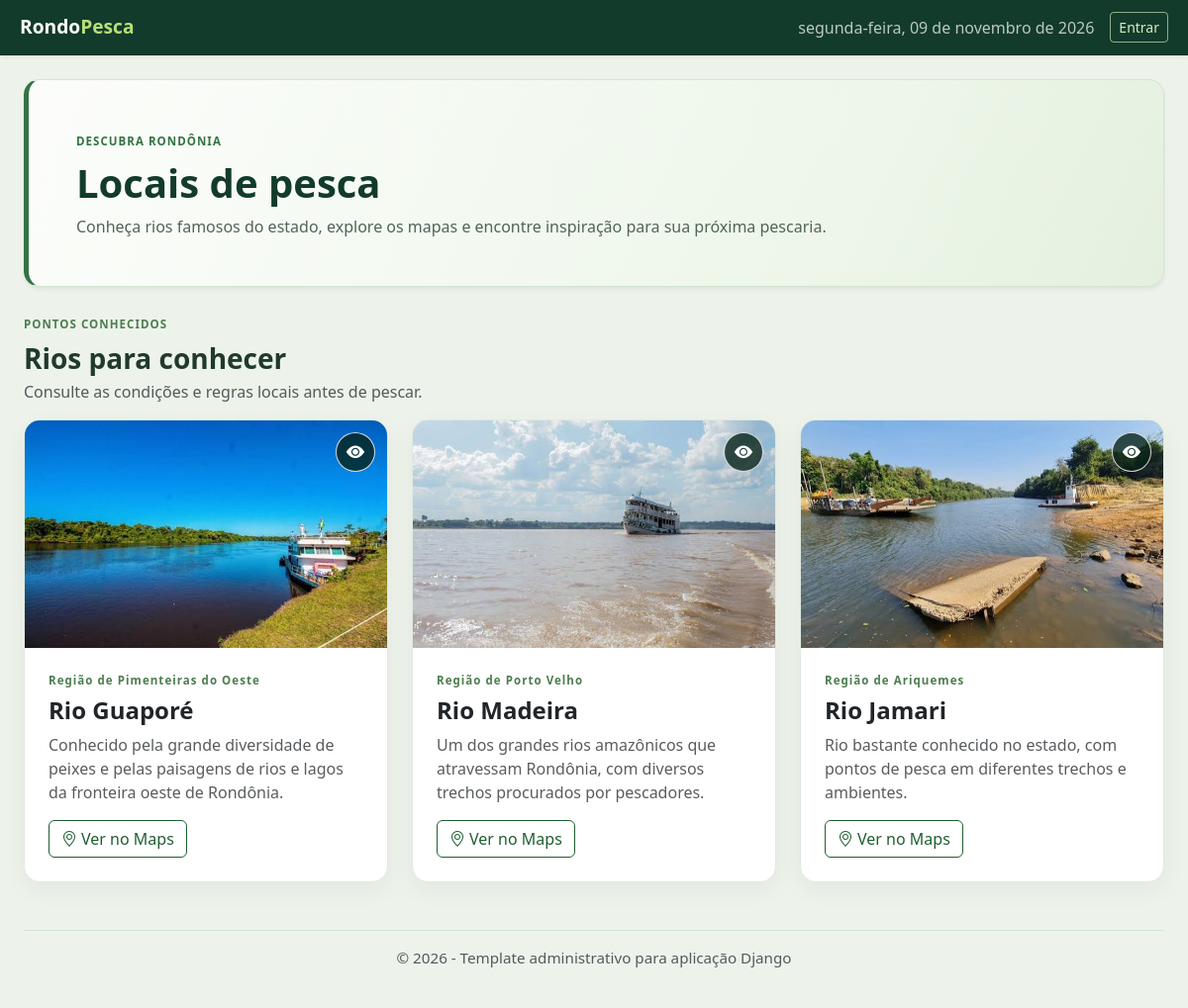
Page /locais/ on the earlier database version.
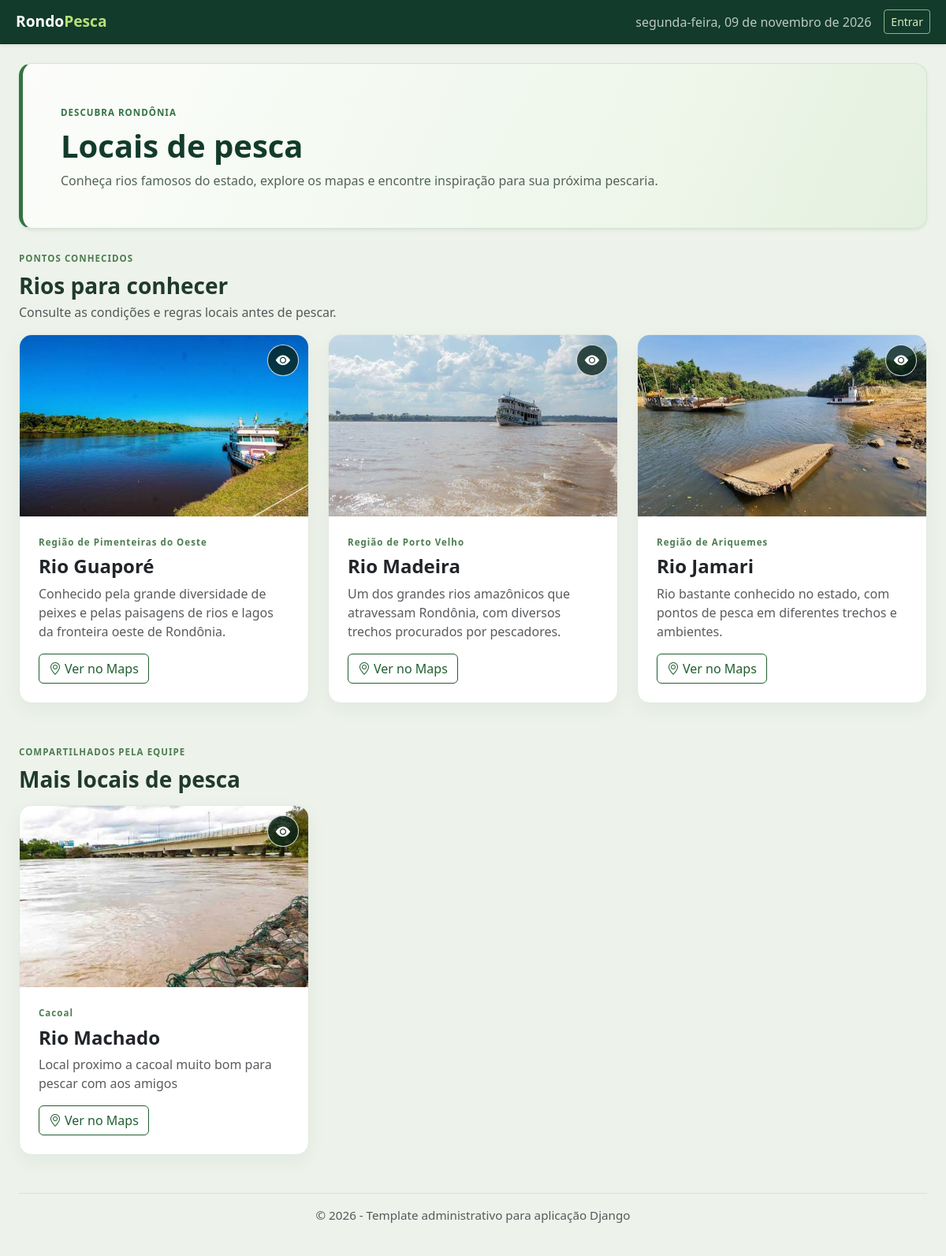
Same page on the later database version.
### locais/models.py (models this page shows, shortened)
class LocalPesca(models.Model):
    nome = models.CharField(max_length=120)
    municipio = models.CharField(
        max_length=120,
        choices=MUNICIPIOS_RONDONIA,
        blank=True,
    )
    descricao = models.TextField(max_length=2000)
    imagem_url = models.URLField('URL da imagem', blank=True)
    foto = models.FileField(
        'Foto do local',
        upload_to='locais/%Y/%m/',
        blank=True,
    )
    maps_url = models.URLField('Link do Google Maps', blank=True)
    cadastrado_por = models.ForeignKey(
        settings.AUTH_USER_MODEL,
        on_delete=models.PROTECT,
        related_name='locais_de_pesca_cadastrados',
    )
    criado_em = models.DateTimeField(auto_now_add=True)
    class Meta:
        ordering = ['nome']
        verbose_name = 'Local de pesca'
        verbose_name_plural = 'Locais de pesca'

### locais/views.py (the view)
# urls.py: path('', views.lista_locais, name='locais'),
@require_GET
def lista_locais(request):
    permissao_cadastro = pode_adicionar_local(request.user)
    return render(request, 'locais/locais.html', {
        'locais_principais': LOCAIS_PRINCIPAIS,
        'locais_cadastrados': LocalPesca.objects.select_related('cadastrado_por'),
        'pode_adicionar_local': permissao_cadastro,
    })

### locais/views.py (called while the page is built)
def pode_adicionar_local(usuario):
    return (
        usuario.is_authenticated
        and (
            usuario.is_staff
            or usuario.is_superuser
            or usuario.groups.filter(name__iexact='pescador').exists()
        )
    )

### locais/templates/locais/locais.html (shortened to what this page needs)
{% extends 'base.html' %}
{% load static %}
{% block content %}
<div class="dashboard-home fishing-locations">
    <section class="dashboard-welcome mb-4 p-4 p-lg-5 shadow-sm" aria-labelledby="locations-title">
        <span class="dashboard-kicker">DESCUBRA RONDÔNIA</span>
        <h1 class="display-6 fw-bold mt-2 mb-2" id="locations-title">Locais de pesca</h1>
        <p class="mb-0 text-muted">Conheça rios famosos do estado, explore os mapas e encontre inspiração para sua próxima pescaria.</p>
    </section>
    <section class="mb-5" aria-labelledby="main-locations-title">
        <div class="mb-3">
            <span class="dashboard-kicker">PONTOS CONHECIDOS</span>
            <h2 class="h3 fw-bold mt-2 mb-1" id="main-locations-title">Rios para conhecer</h2>
            <p class="text-muted mb-0">Consulte as condições e regras locais antes de pescar.</p>
        </div>
        <div class="row g-4">
            {% for local in locais_principais %}
            <div class="col-12 col-md-6 col-xl-4">
                <article class="card dashboard-card location-card h-100 shadow-sm">
                    <a class="location-image" href="{% url 'detalhe_local_principal' local.slug %}"
                        aria-label="Ver mais informações sobre {{ local.nome }}">
                        <img src="{% static local.imagem %}" alt="Paisagem do {{ local.nome }}" loading="lazy">
                    </a>
                    <a class="location-view-button" href="{% url 'detalhe_local_principal' local.slug %}"
                        aria-label="Ver mais sobre {{ local.nome }}">
                        <i class="bi bi-eye-fill" aria-hidden="true"></i>
                    </a>
                    <div class="card-body d-flex flex-column p-4">
                        <span class="dashboard-kicker">{{ local.municipio }}</span>
                        <h3 class="h4 fw-bold mt-2">{{ local.nome }}</h3>
                        <p class="text-muted">{{ local.descricao }}</p>
                        <a class="btn btn-outline-success mt-auto align-self-start" href="{{ local.maps_url }}"
                            target="_blank" rel="noopener noreferrer">
                            <i class="bi bi-geo-alt me-1" aria-hidden="true"></i>Ver no Maps
                        </a>
                    </div>
                </article>
            </div>
            {% endfor %}
        </div>
    </section>
    {% if locais_cadastrados %}
    <section class="mb-5" aria-labelledby="community-locations-title">
        <div class="mb-3">
            <span class="dashboard-kicker">COMPARTILHADOS PELA EQUIPE</span>
            <h2 class="h3 fw-bold mt-2 mb-1" id="community-locations-title">Mais locais de pesca</h2>
        </div>
        <div class="row g-4">
            {% for local in locais_cadastrados %}
            <div class="col-12 col-md-6 col-xl-4">
                <article class="card dashboard-card location-card h-100 shadow-sm">
                    {% if local.foto %}
                    <a class="location-image" href="{% url 'detalhe_local' local.pk %}"
                        aria-label="Ver mais informações sobre {{ local.nome }}">
                        <img src="{{ local.foto.url }}" alt="Paisagem de {{ local.nome }}" loading="lazy">
                    </a>
                    {% elif local.imagem_url %}
                    <a class="location-image" href="{% url 'detalhe_local' local.pk %}"
                        aria-label="Ver mais informações sobre {{ local.nome }}">
                        <img src="{{ local.imagem_url }}" alt="Paisagem de {{ local.nome }}" loading="lazy">
                    </a>
                    {% else %}
                    <a class="location-image location-image-placeholder" href="{% url 'detalhe_local' local.pk %}"
                        aria-label="Ver mais informações sobre {{ local.nome }}">
                        <i class="bi bi-water"></i>
                    </a>
                    {% endif %}
                    <a class="location-view-button" href="{% url 'detalhe_local' local.pk %}"
                        aria-label="Ver mais sobre {{ local.nome }}">
                        <i class="bi bi-eye-fill" aria-hidden="true"></i>
                    </a>
                    <div class="card-body d-flex flex-column p-4">
                        {% if local.municipio %}<span class="dashboard-kicker">{{ local.municipio }}</span>{% endif %}
                        <h3 class="h4 fw-bold mt-2">{{ local.nome }}</h3>
                        <p class="text-muted">{{ local.descricao }}</p>
                        {% if local.maps_url %}
                        <a class="btn btn-outline-success mt-auto align-self-start" href="{{ local.maps_url }}"
                            target="_blank" rel="noopener noreferrer">
                            <i class="bi bi-geo-alt me-1" aria-hidden="true"></i>Ver no Maps
                        </a>
                        {% endif %}
                    </div>
                </article>
            </div>
            {% endfor %}
        </div>
    </section>
    {% endif %}
</div>
{% endblock %}

### templates/base.html (shortened to what this page needs)
{% load static %}
<!DOCTYPE html>
<html lang="pt-br">
<head>
    <link href="https://cdn.jsdelivr.net/npm/bootstrap@5.3.8/dist/css/bootstrap.min.css" rel="stylesheet"
>
    <link rel="stylesheet" href="https://cdn.jsdelivr.net/npm/bootstrap-icons@1.11.3/font/bootstrap-icons.min.css">
    <link rel="stylesheet" href="{% static 'css/base/base.css' %}?v=20261103-2">
</head>
<body>
    <div class="admin-layout">
        <header class="admin-header shadow-sm">
            <div class="header-left d-flex align-items-center gap-3">
                <a class="brand text-decoration-none" href="{% url 'home' %}">Rondo<span>Pesca</span></a>
            </div>
            <div class="header-right d-flex align-items-center gap-3">
                <div class="d-none d-md-block text-muted" id="currentDate"></div>
                {% if request.user.is_authenticated %}
                <div class="dropdown">
                    <button class="btn btn-outline-success btn-sm dropdown-toggle" type="button"
                        data-bs-toggle="dropdown" aria-expanded="false" aria-label="Menu do usuário">
                        <i class="bi bi-person-circle" aria-hidden="true"></i>
                    </button>
                    <ul class="dropdown-menu dropdown-menu-end">
                        <li><a class="dropdown-item" href="{% url 'perfil' %}">Ver perfil</a></li>
                        <li>
                            <form method="post" action="{% url 'logout' %}">
                                {% csrf_token %}
                                <button class="dropdown-item" type="submit">Sair</button>
                            </form>
                        </li>
                    </ul>
                </div>
                {% else %}
                <a class="btn btn-outline-success btn-sm" href="{% url 'login' %}">Entrar</a>
                {% endif %}
            </div>
        </header>
        <div class="admin-body d-flex">
            <main class="content flex-fill p-4">
                {% block content %}{% endblock %}
                <footer class="admin-footer text-center mt-4 py-3 text-muted">
                    © 2026 - Template administrativo para aplicação Django
                </footer>
            </main>
        </div>
    </div>
</body>
</html>

Differences in the rows shown:
added LocalPesca: foto (picture), municipio "Cacoal", nome "Rio Machado", descricao "Local proximo a cacoal muito bom para pescar com aos amigos"
Other differences:
text now shown: "COMPARTILHADOS PELA EQUIPE Mais locais de pesca"
